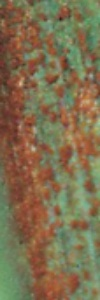
#> input picture data/Brown_rust/1.jpg, 100 x 300 px, found by its file name
$ python textureAnalysis.py   (older library calls are emulated)
#> lines starting #> are read from the running program, lines starting #| are printed output that depends on the picture
from matplotlib import pyplot as plt
import numpy as np
import pandas as pd
from skimage.feature import greycomatrix, greycoprops
from skimage import io


# Чтение картинки в память
def readImage(dataPath: str):
    # Чтение изображения
#> called with dataPath = 'data\\Brown_rust\\1.jpg'
    image = io.imread(dataPath)
#> image is the input picture: shape (300, 100, 3); mean R, G, B 127, 110.8, 79.4

    # Вывод прочитанного изображения
    io.imshow(image)
    plt.title("Исходное изображение")
    plt.show()

    return image

# Разбиение изображения на RGB слои
def rgbSplit(image: io.imread):
    r = image[:, :, 0]
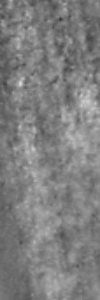
#> r: shape (300, 100); min 49, max 223, mean 127
    g = image[:, :, 1]
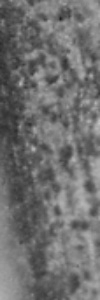
#> g: shape (300, 100); min 30, max 198, mean 110.8
    b = image[:, :, 2]
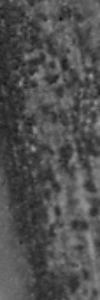
#> b: shape (300, 100); min 16, max 157, mean 79.4

    # Вывод слоев изображения
    io.imshow(r)
    plt.title("Красный R")
    plt.show()

    io.imshow(g)
    plt.title("Зеленый G")
    plt.show()

    io.imshow(b)
    plt.title("Синий B")
    plt.show()

    return r, g, b

# Получение текстурных параметров изображения на основе glcm (статистические характеристики)
def getTextureParam(r: io.imread, g: io.imread, b: io.imread):
    # Номрировка слоев RGB - для модуля C++
    # r = np.asarray(r) / 255
    # g = np.asarray(g) / 255
    # b = np.asarray(b) / 255

    # Выделение смешанных слоев rgb
    rg = r - g
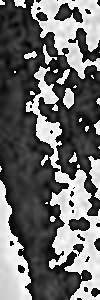
#> rg: shape (300, 100); min 0, max 255, mean 106.9
    rb = r - b
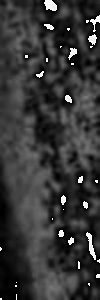
#> rb: shape (300, 100); min 0, max 255, mean 54.2
    gb = g - b
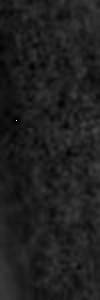
#> gb: shape (300, 100); min 0, max 255, mean 31.4

    # [9 lines of commented-out code are left out]
    io.imshow(rg)
    plt.title("Красный-Зеленый RG")
    plt.show()

    io.imshow(rb)
    plt.title("Красно-Синий RB")
    plt.show()

    io.imshow(gb)
    plt.title("Зелено-Синий GB")
    plt.show()

    # Получение различных текстурных признаков
    for prop in ["contrast", "dissimilarity", "homogeneity", "ASM", "energy", "correlation"]:
        # Получение glcm матриц и статистических характеристик для слоев RGB
        glcm = greycomatrix(r, distances=[2], angles=[0], levels=256)
        statsR = greycoprops(glcm, prop)
        glcm = greycomatrix(g, distances=[2], angles=[0], levels=256)
        statsG = greycoprops(glcm, prop)
        glcm = greycomatrix(b, distances=[2], angles=[0], levels=256)
        statsB = greycoprops(glcm, prop)

        # Получение glcm матриц и статистических характеристик для смешанных слоев RGB
        glcm = greycomatrix(rg, distances=[2], angles=[0], levels=256)
        statsRG = greycoprops(glcm, prop)
        glcm = greycomatrix(rb, distances=[2], angles=[0], levels=256)
        statsRB = greycoprops(glcm, prop)
        glcm = greycomatrix(gb, distances=[2], angles=[0], levels=256)
        statsGB = greycoprops(glcm, prop)

        # Перевод данных в pd.DataFrame для удобства
        statsR_DF = pd.DataFrame(statsR)
        statsG_DF = pd.DataFrame(statsG)
        statsB_DF = pd.DataFrame(statsB)
        statsRG_DF = pd.DataFrame(statsRG)
        statsRB_DF = pd.DataFrame(statsRB)
        statsGB_DF = pd.DataFrame(statsGB)

        # Вывод статистических текстурных характеристик
        print("Текстурные данные R для ", prop, ' ', statsR_DF)
        print("Текстурные данные G для ", prop, ' ', statsG_DF)
        print("Текстурные данные B для ", prop, ' ', statsB_DF)
        print("Текстурные данные RG для ", prop, ' ', statsRG_DF)
        print("Текстурные данные RB для ", prop, ' ', statsRB_DF)
        print("Текстурные данные GB для ", prop, ' ', statsGB_DF)
#> this loop made 6 passes
#> (statsR, statsG, statsB, statsRG, statsRB, statsGB) on passes 1 to 6: ([108.6], [157.1], [142.6], [6024.1], [1521.7], [28.23]), ([7.91], [9.62], [9.07], [32.11], [14.12], [3.79]), ([0.126], [0.105], [0.115], [0.112], [0.124], [0.24]), ([0.000516], [0.000285], [0.000395], [0.000303], [0.000332], [0.00203]), ([0.0227], [0.0169], [0.0199], [0.0174], [0.0182], [0.045]), ([0.843], [0.888], [0.845], [0.684], [0.558], [0.831])
#> (printed output is left out)


image = readImage("data\Brown_rust\\1.jpg")
r, g, b = rgbSplit(image)
getTextureParam(r, g, b)

$ run again, with data/Brown_rust/2.jpg copied over data/Brown_rust/1.jpg
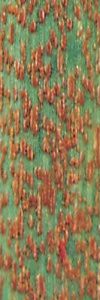
#> input picture data/Brown_rust/2.jpg, 100 x 300 px, found by its file name
#> in readImage, image is the input picture: shape (300, 100, 3); mean R, G, B 141.2, 123.9, 84.6
#> in getTextureParam, `rb = r - b`:
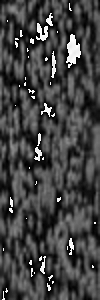
#> rb: shape (300, 100); min 0, max 255, mean 66
#> in getTextureParam, `gb = g - b`:
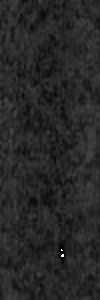
#> gb: shape (300, 100); min 0, max 255, mean 39.5
#> the loop in getTextureParam, `for prop in ["contrast", "dissimilarity", "homogeneity", "ASM", "energ..` made 6 passes
#> (statsR, statsG, statsB, statsRG, statsRB, statsGB) on passes 1 to 6: ([1123.7], [757], [628.8], [10299.5], [3063.2], [100.6]), ([25.37], [21.2], [19.17], [59.27], [30.69], [6.47]), ([0.0453], [0.051], [0.0557], [0.0485], [0.0494], [0.149]), ([0.000137], [0.000163], [0.000223], [0.000127], [0.000138], [0.00124]), ([0.0117], [0.0128], [0.0149], [0.0113], [0.0117], [0.0352]), ([0.39], [0.455], [0.311], [0.416], [0.353], [0.519])
#> (printed output is left out)

$ run again, with data/Brown_rust/Puccinia-recondite-21.jpg copied over data/Brown_rust/1.jpg
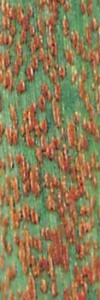
#> input picture data/Brown_rust/Puccinia-recondite-21.jpg, 100 x 300 px, found by its file name
#> in readImage, image is the input picture: shape (300, 100, 3); mean R, G, B 139.9, 124.1, 85.4
#> in getTextureParam, `rb = r - b`:
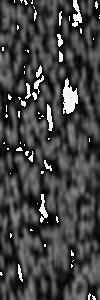
#> rb: shape (300, 100); min 0, max 255, mean 67
#> in getTextureParam, `gb = g - b`:
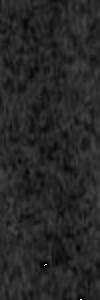
#> gb: shape (300, 100); min 0, max 255, mean 38.7
#> the loop in getTextureParam, `for prop in ["contrast", "dissimilarity", "homogeneity", "ASM", "energ..` made 6 passes
#> (statsR, statsG, statsB, statsRG, statsRB, statsGB) on passes 1 to 6: ([1069.1], [764.2], [679], [9628.3], [3598.7], [79.22]), ([24.66], [21.18], [19.9], [55.24], [31.36], [6.15]), ([0.0473], [0.052], [0.0534], [0.0551], [0.0541], [0.15]), ([0.000137], [0.000163], [0.000208], [0.000131], [0.000143], [0.00126]), ([0.0117], [0.0128], [0.0144], [0.0114], [0.012], [0.0355]), ([0.451], [0.459], [0.311], [0.458], [0.35], [0.595])
#> (printed output is left out)
